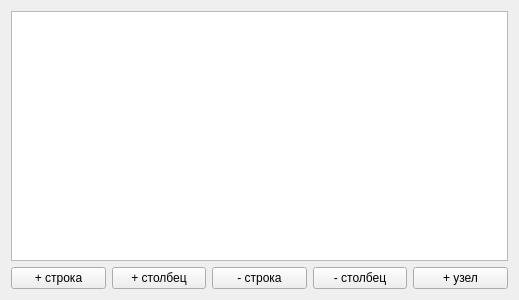
<?xml version="1.0" encoding="UTF-8"?>
<ui version="4.0">
 <class>Widget</class>
 <widget class="QWidget" name="Widget">
  <property name="geometry">
   <rect>
    <x>0</x>
    <y>0</y>
    <width>519</width>
    <height>300</height>
   </rect>
  </property>
  <property name="windowTitle">
   <string>Widget</string>
  </property>
  <layout class="QHBoxLayout" name="horizontalLayout_2">
   <item>
    <layout class="QVBoxLayout" name="verticalLayout">
     <item>
      <widget class="QTreeView" name="treeView"/>
     </item>
     <item>
      <layout class="QHBoxLayout" name="horizontalLayout">
       <item>
        <widget class="QPushButton" name="insertRowAction">
         <property name="text">
          <string>+ строка</string>
         </property>
        </widget>
       </item>
       <item>
        <widget class="QPushButton" name="insertColumnAction">
         <property name="text">
          <string>+ столбец</string>
         </property>
        </widget>
       </item>
       <item>
        <widget class="QPushButton" name="removeRowAction">
         <property name="text">
          <string>- строка</string>
         </property>
        </widget>
       </item>
       <item>
        <widget class="QPushButton" name="removeColumnAction">
         <property name="text">
          <string>- столбец</string>
         </property>
        </widget>
       </item>
       <item>
        <widget class="QPushButton" name="insertChildAction">
         <property name="text">
          <string>+ узел</string>
         </property>
        </widget>
       </item>
      </layout>
     </item>
    </layout>
   </item>
  </layout>
 </widget>
 <layoutdefault spacing="6" margin="11"/>
 <resources/>
 <connections/>
</ui>
